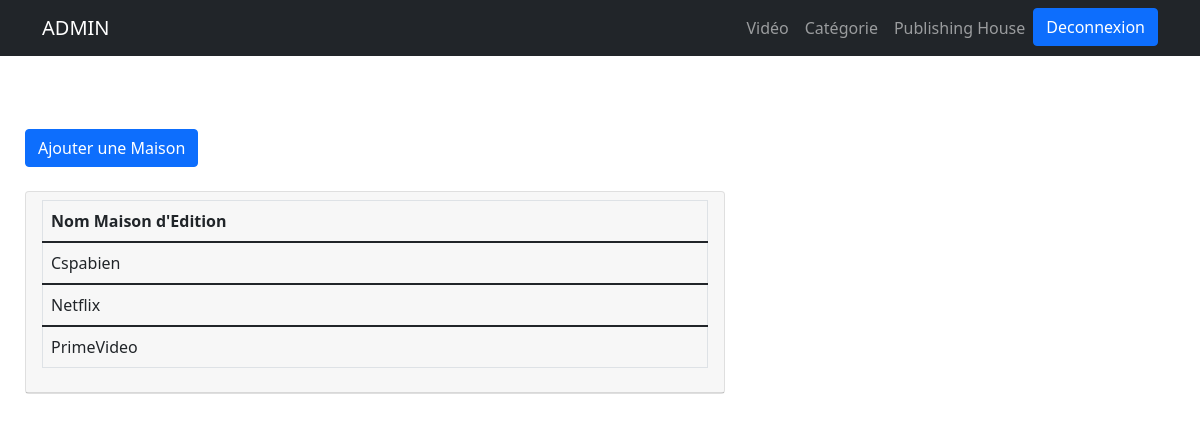
The page /Proprio/maison.php (signed in) on the database its author committed.
### tables this page shows
CREATE TABLE IF NOT EXISTS `maison` (
  `idmaison` int(11) NOT NULL AUTO_INCREMENT,
  `nom_maison` char(40) DEFAULT NULL,
  PRIMARY KEY (`idmaison`)
);

### Proprio/admin/affmaison.php (called while the page is built)
<?php
    require ('dbconnexion.php');
    $recuperation = $bdd->query('SELECT * FROM maison');
?>

### Proprio/maison.php (the view, shortened to what this page needs)
<?php
    require('index.php');
    require('admin/affmaison.php');
?>
<div class="col-md-7" style="margin: 25px ;">
    <a href="ajoutmai.php" class="btn btn-primary">Ajouter une Maison</a> <br><br>
    <div class="card">
    <div class="card-header">
        <table class="table table-bordered">
            <thead >
                <tr>
                    <th>Nom Maison d'Edition</th>
                </tr>
            </thead>
            <?php while($liste = $recuperation->fetch()) { ?>
            <tbody>
                <tr>
                    <td><?= $liste['nom_maison']; ?></td>
                </tr>
            </tbody>
            <?php } ?>
        </table>
    </div>
    </div>
</div>

### rows shown on the page
maison: nom_maison "Cspabien"
maison: nom_maison "Netflix"
maison: nom_maison "PrimeVideo"
